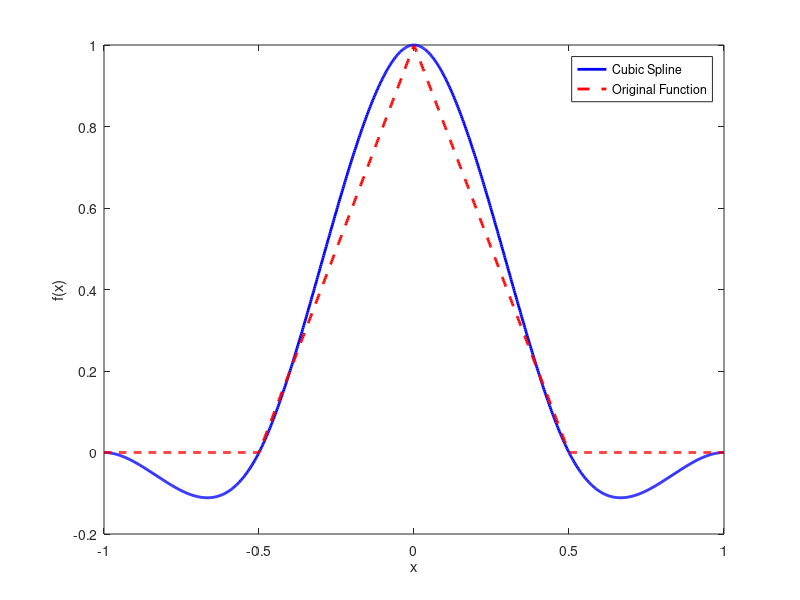

This figure's MATLAB source:
% Define the function f(x)
f = @(x) (x >= -1 & x < -0.5) .* 0 + (x >= -0.5 & x < 0.5) .* (1 - abs(2*x)) + (x >= 0.5 & x <= 1) .* 0;

% Define the evenly spaced points to match the spline to
x = linspace(-1, 1, 5);
y = f(x);

% Fit the natural cubic spline with zero end slopes
pp = spline(x, [0 y 0]);

% Evaluate the spline curve at a denser set of points for plotting
xx = linspace(-1, 1, 1000);
yy = ppval(pp, xx);

% Plot the spline curve together with f(x)
plot(xx, yy, 'b', 'LineWidth', 2);
hold on;
plot(xx, f(xx), 'r--', 'LineWidth', 2);
legend('Cubic Spline', 'Original Function');
xlabel('x');
ylabel('f(x)');

